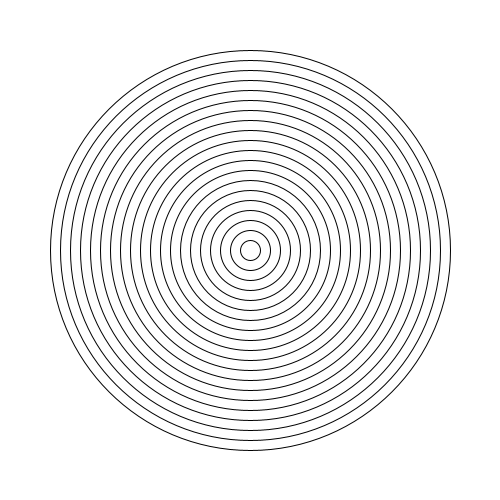
Frame 1 (no input)
Frame 60 (the mouse pressed at the canvas centre just before this capture): identical to frame 1, image omitted
Frame 120 (the mouse held since frame 60 and released just before this capture): identical to frame 1, image omitted

The Processing sketch that drew this single still picture (run headless with seeded random() and noise(); from frame 60 on, the mouse is pressed at the canvas centre):

// Processing sketch: koloRekurencyjne
// ── koloRekurencyjne.pde
void setup() {
  size(500, 500);
  noFill();
}

void draw() {
  background(255);
  koloRekurencyjne(400);
}

void koloRekurencyjne(int srednica) {
  if(srednica > 0) { 
    ellipse(width/2, height/2, srednica, srednica);
    koloRekurencyjne(srednica - 20);
  }
}
